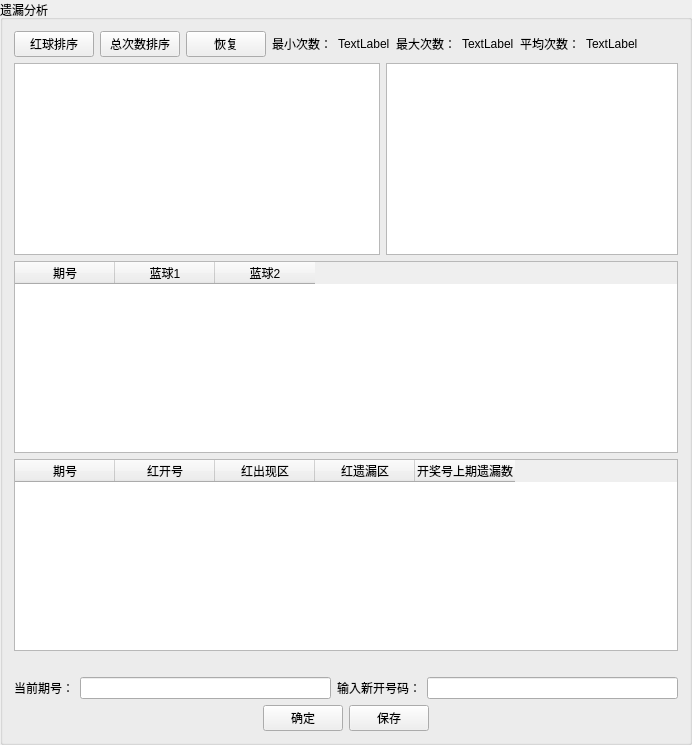
    <widget class="QGroupBox" name="groupBox_8">
     <property name="maximumSize">
      <size>
       <width>16777215</width>
       <height>16777215</height>
      </size>
     </property>
     <property name="title">
      <string>遗漏分析</string>
     </property>
     <layout class="QVBoxLayout" name="verticalLayout_4">
      <item>
       <layout class="QHBoxLayout" name="horizontalLayout_18">
        <item>
         <widget class="QPushButton" name="pushButton_redsort">
          <property name="text">
           <string>红球排序</string>
          </property>
         </widget>
        </item>
        <item>
         <widget class="QPushButton" name="pushButton_totalsort">
          <property name="text">
           <string>总次数排序</string>
          </property>
         </widget>
        </item>
        <item>
         <widget class="QPushButton" name="pushButton_reset">
          <property name="text">
           <string>恢复</string>
          </property>
         </widget>
        </item>
        <item>
         <widget class="QLabel" name="label_13">
          <property name="text">
           <string>最小次数：</string>
          </property>
         </widget>
        </item>
        <item>
         <widget class="QLabel" name="label_min">
          <property name="text">
           <string>TextLabel</string>
          </property>
         </widget>
        </item>
        <item>
         <widget class="QLabel" name="label_11">
          <property name="text">
           <string>最大次数：</string>
          </property>
         </widget>
        </item>
        <item>
         <widget class="QLabel" name="label_max">
          <property name="text">
           <string>TextLabel</string>
          </property>
         </widget>
        </item>
        <item>
         <widget class="QLabel" name="label_15">
          <property name="text">
           <string>平均次数：</string>
          </property>
         </widget>
        </item>
        <item>
         <widget class="QLabel" name="label_av">
          <property name="text">
           <string>TextLabel</string>
          </property>
         </widget>
        </item>
        <item>
         <spacer name="horizontalSpacer_12">
          <property name="orientation">
           <enum>Qt::Horizontal</enum>
          </property>
          <property name="sizeHint" stdset="0">
           <size>
            <width>40</width>
            <height>20</height>
           </size>
          </property>
         </spacer>
        </item>
       </layout>
      </item>
      <item>
       <layout class="QHBoxLayout" name="horizontalLayout_4" stretch="10,8">
        <item>
         <widget class="QTableWidget" name="tableWidget_2">
          <attribute name="verticalHeaderVisible">
           <bool>false</bool>
          </attribute>
         </widget>
        </item>
        <item>
         <widget class="QTableWidget" name="tableWidget_5">
          <attribute name="verticalHeaderVisible">
           <bool>false</bool>
          </attribute>
         </widget>
        </item>
       </layout>
      </item>
      <item>
       <widget class="QTableWidget" name="tableWidget_blue">
        <column>
         <property name="text">
          <string>期号</string>
         </property>
        </column>
        <column>
         <property name="text">
          <string>蓝球1</string>
         </property>
        </column>
        <column>
         <property name="text">
          <string>蓝球2</string>
         </property>
        </column>
       </widget>
      </item>
      <item>
       <widget class="QTableWidget" name="tableWidget_3">
        <property name="maximumSize">
         <size>
          <width>16777215</width>
          <height>200</height>
         </size>
        </property>
        <attribute name="verticalHeaderVisible">
         <bool>false</bool>
        </attribute>
        <column>
         <property name="text">
          <string>期号</string>
         </property>
        </column>
        <column>
         <property name="text">
          <string>红开号</string>
         </property>
        </column>
        <column>
         <property name="text">
          <string>红出现区</string>
         </property>
        </column>
        <column>
         <property name="text">
          <string>红遗漏区</string>
         </property>
        </column>
        <column>
         <property name="text">
          <string>开奖号上期遗漏数</string>
         </property>
        </column>
       </widget>
      </item>
      <item>
       <widget class="QLabel" name="label_10">
        <property name="text">
         <string/>
        </property>
       </widget>
      </item>
      <item>
       <layout class="QHBoxLayout" name="horizontalLayout_13">
        <item>
         <widget class="QLabel" name="label_8">
          <property name="text">
           <string>当前期号：</string>
          </property>
         </widget>
        </item>
        <item>
         <widget class="QLineEdit" name="lineEdit_curno"/>
        </item>
        <item>
         <widget class="QLabel" name="label_9">
          <property name="text">
           <string>输入新开号码：</string>
          </property>
         </widget>
        </item>
        <item>
         <widget class="QLineEdit" name="lineEdit_newno"/>
        </item>
       </layout>
      </item>
      <item>
       <layout class="QHBoxLayout" name="horizontalLayout_20">
        <item>
         <spacer name="horizontalSpacer">
          <property name="orientation">
           <enum>Qt::Horizontal</enum>
          </property>
          <property name="sizeHint" stdset="0">
           <size>
            <width>40</width>
            <height>20</height>
           </size>
          </property>
         </spacer>
        </item>
        <item>
         <widget class="QPushButton" name="pushButton_sure">
          <property name="text">
           <string>确定</string>
          </property>
         </widget>
        </item>
        <item>
         <widget class="QPushButton" name="pushButton_save_2">
          <property name="text">
           <string>保存</string>
          </property>
         </widget>
        </item>
        <item>
         <spacer name="horizontalSpacer_2">
          <property name="orientation">
           <enum>Qt::Horizontal</enum>
          </property>
          <property name="sizeHint" stdset="0">
           <size>
            <width>40</width>
            <height>20</height>
           </size>
          </property>
         </spacer>
        </item>
       </layout>
      </item>
     </layout>
    </widget>
